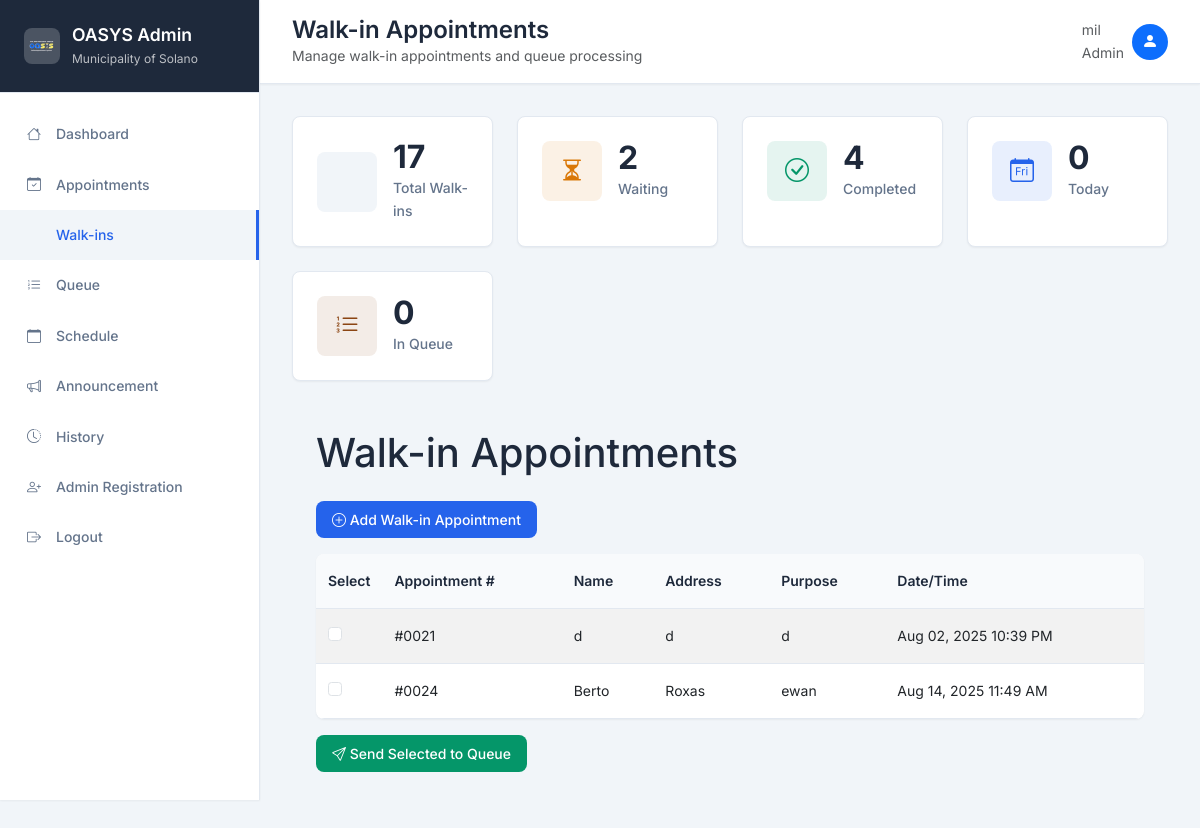
The app's page /admin/walk_in.php (signed in) with its own data.
### tables this page shows
CREATE TABLE `users`  (
  `id` int(11) NOT NULL AUTO_INCREMENT,
  `name` varchar(50) NOT NULL,
  `email` varchar(255) NOT NULL,
  `password` varchar(255) NOT NULL,
  `username` varchar(20) NOT NULL,
  `address` text NOT NULL,
  `barangay` varchar(50) NULL DEFAULT NULL,
  `created_at` timestamp(0) NOT NULL DEFAULT current_timestamp(0),
  `updated_at` timestamp(0) NOT NULL DEFAULT current_timestamp(0) ON UPDATE CURRENT_TIMESTAMP(0),
  `phone` varchar(20) NULL DEFAULT NULL,
  `message` varchar(255) NULL DEFAULT NULL,
  `role` enum('admin','mayor','user') NULL DEFAULT NULL,
  PRIMARY KEY (`id`) USING BTREE,
  UNIQUE INDEX `email`(`email`) USING BTREE,
  UNIQUE INDEX `idx_email_unique`(`email`) USING BTREE,
  UNIQUE INDEX `idx_username_unique`(`username`) USING BTREE
);

CREATE TABLE `walk_in`  (
  `id` int(11) NOT NULL AUTO_INCREMENT,
  `appointment_number` varchar(20) NOT NULL,
  `name` varchar(100) NOT NULL,
  `address` text NOT NULL,
  `purpose` varchar(255) NOT NULL,
  `created_at` timestamp(0) NOT NULL DEFAULT current_timestamp(0),
  `status` enum('Waiting','Complete') NULL DEFAULT NULL,
  PRIMARY KEY (`id`) USING BTREE,
  UNIQUE INDEX `appointment_number`(`appointment_number`) USING BTREE,
  INDEX `idx_walk_in_created_at`(`created_at`) USING BTREE
);

### admin/walk_in.php (the view, shortened to what this page needs)
<?php
include "connect.php";
$admin_name = "Admin";
$admin_role = "Administrator";
$admin_id = null;
if (isset($_SESSION['admin_id'])) {
    $admin_id = $_SESSION['admin_id'];
} elseif (isset($_SESSION['user_id']) && isset($_SESSION['role']) && in_array($_SESSION['role'], ['admin', 'mayor'])) {
    $admin_id = $_SESSION['user_id'];
}
if ($admin_id) {
    $stmt = $con->prepare("SELECT name, role FROM users WHERE id = ? AND role IN ('admin', 'mayor')");
    $stmt->bind_param("i", $admin_id);
    $stmt->execute();
    $result = $stmt->get_result();
    if ($admin = $result->fetch_assoc()) {
        $admin_name = $admin['name'];
        $admin_role = ucfirst($admin['role']);
    }
}
$walk_ins_query = "SELECT * FROM walk_in WHERE id NOT IN (SELECT walk_in_id FROM queue) AND status = 'waiting' ORDER BY created_at ASC";
$walk_ins_result = $con->query($walk_ins_query);
$total_walkins = 0;
$waiting_walkins = 0;
$complete_walkins = 0;
$today_walkins = 0;
$in_queue = 0;
$result = mysqli_query($con, "SELECT COUNT(*) as count FROM walk_in");
if ($result) $total_walkins = mysqli_fetch_row($result)[0];
$result = mysqli_query($con, "SELECT COUNT(*) as count FROM walk_in WHERE status = 'waiting'");
if ($result) $waiting_walkins = mysqli_fetch_row($result)[0];
$result = mysqli_query($con, "SELECT COUNT(*) as count FROM walk_in WHERE status = 'complete'");
if ($result) $complete_walkins = mysqli_fetch_row($result)[0];
$result = mysqli_query($con, "SELECT COUNT(*) as count FROM walk_in WHERE DATE(created_at) = CURDATE()");
if ($result) $today_walkins = mysqli_fetch_row($result)[0];
$queue_check = mysqli_query($con, "SHOW TABLES LIKE 'queue'");
if ($queue_check && mysqli_num_rows($queue_check) > 0) {
    $result = mysqli_query($con, "SELECT COUNT(*) as count FROM queue");
    if ($result) $in_queue = mysqli_fetch_row($result)[0];
}
?>
<!DOCTYPE html>
<html lang="en">
<head>
    <link href="https://cdn.jsdelivr.net/npm/bootstrap@5.3.0/dist/css/bootstrap.min.css" rel="stylesheet">
    <link rel="stylesheet" href="https://cdn.jsdelivr.net/npm/bootstrap-icons@1.10.0/font/bootstrap-icons.css">
</head>
<body>
    <div class="wrapper">
        <div class="sidebar" id="sidebar">
            <div class="sidebar-header">
                <div class="logo">
                    <div class="logo-icon">
                        <img src="../image/logo.png" alt="Logo" style="width: 32px; height: 32px; object-fit: contain;">
                    </div>
                    <div>
                        <h5>OASYS Admin</h5>
                        <div class="version">Municipality of Solano</div>
                    </div>
                </div>
            </div>
            <nav class="sidebar-nav">
                <a href="dashboard.php">
                    <i class="bi bi-house"></i>
                    Dashboard
                </a>
                <a href="appointment.php">
                    <i class="bi bi-calendar-check"></i>
                    Appointments
                </a>
                <a href="#" class="active">
                    Walk-ins
                </a>
                <a href="queue.php">
                    <i class="bi bi-list-ol"></i>
                    Queue
                </a>
                <a href="schedule.php">
                    <i class="bi bi-calendar"></i>
                    Schedule
                </a>
                <a href="announcement.php">
                    <i class="bi bi-megaphone"></i>
                    Announcement
                </a>
                <a href="history.php">
                    <i class="bi bi-clock-history"></i>
                    History
                </a>
                <a href="adminRegister.php">
                    <i class="bi bi-person-plus"></i>
                    Admin Registration
                </a>
                <a href="#">
                    <i class="bi bi-box-arrow-right"></i>
                    Logout
                </a>
            </nav>
        </div>
        <div class="main-content">
            <div class="topbar">
                <div class="d-flex justify-content-between align-items-center">
                    <div class="d-flex align-items-center">
                        <div>
                            <h1 class="page-title">Walk-in Appointments</h1>
                            <p class="text-muted mb-0 small d-none d-sm-block">Manage walk-in appointments and queue processing</p>
                        </div>
                    </div>
                    <div class="d-flex align-items-center">
                        <div class="d-none d-sm-inline me-2">
                            <div class="text-muted small"><?= htmlspecialchars($admin_name) ?></div>
                            <div class="text-muted small"><?= htmlspecialchars($admin_role) ?></div>
                        </div>
                        <div class="bg-primary text-white rounded-circle d-flex align-items-center justify-content-center" style="width: 36px; height: 36px;">
                            <i class="bi bi-person-fill"></i>
                        </div>
                    </div>
                </div>
            </div>
            <div class="content">
                <div class="stats-grid">
                    <div class="stats-card">
                        <div class="stats-card-content">
                            <div class="stats-icon">
                            </div>
                            <div class="stats-info">
                                <div class="stats-number"><?= $total_walkins ?></div>
                                <div class="stats-label">Total Walk-ins</div>
                            </div>
                        </div>
                    </div>
                    <div class="stats-card">
                        <div class="stats-card-content">
                            <div class="stats-icon" style="background: rgba(217, 119, 6, 0.1); color: var(--warning);">
                                <i class="bi bi-hourglass-split"></i>
                            </div>
                            <div class="stats-info">
                                <div class="stats-number"><?= $waiting_walkins ?></div>
                                <div class="stats-label">Waiting</div>
                            </div>
                        </div>
                    </div>
                    <div class="stats-card">
                        <div class="stats-card-content">
                            <div class="stats-icon" style="background: rgba(5, 150, 105, 0.1); color: var(--success);">
                                <i class="bi bi-check-circle"></i>
                            </div>
                            <div class="stats-info">
                                <div class="stats-number"><?= $complete_walkins ?></div>
                                <div class="stats-label">Completed</div>
                            </div>
                        </div>
                    </div>
                    <div class="stats-card">
                        <div class="stats-card-content">
                            <div class="stats-icon" style="background: rgba(37, 99, 235, 0.1); color: var(--accent);">
                                <i class="bi bi-calendar-day"></i>
                            </div>
                            <div class="stats-info">
                                <div class="stats-number"><?= $today_walkins ?></div>
                                <div class="stats-label">Today</div>
                            </div>
                        </div>
                    </div>
                    <div class="stats-card">
                        <div class="stats-card-content">
                            <div class="stats-icon" style="background: rgba(139, 69, 19, 0.1); color: #8b4513;">
                                <i class="bi bi-list-ol"></i>
                            </div>
                            <div class="stats-info">
                                <div class="stats-number"><?= $in_queue ?></div>
                                <div class="stats-label">In Queue</div>
                            </div>
                        </div>
                    </div>
                </div>
                <div class="container-fluid">
    <div class="row">
        <div class="col-md-9 ms-sm-auto col-lg-10 px-md-4 main-content">
            <h1 class="mb-4 mt-3">Walk-in Appointments</h1>
            <button type="button" class="btn btn-primary mb-3" data-bs-toggle="modal" data-bs-target="#addWalkInModal">
                <i class="bi bi-plus-circle"></i> Add Walk-in Appointment
            </button>
            <form method="post" action="walk_in.php">
                <div class="table-responsive">
                    <table class="table table-striped table-hover">
                        <thead class="table-dark">
                            <tr>
                                <th width="50px">Select</th>
                                <th>Appointment #</th>
                                <th>Name</th>
                                <th>Address</th>
                                <th>Purpose</th>
                                <th>Date/Time</th>
                            </tr>
                        </thead>
                        <tbody>
                            <?php if ($walk_ins_result->num_rows > 0): ?>
                                <?php while($walk_in = $walk_ins_result->fetch_assoc()): ?>
                                <tr>
                                    <td>
                                        <div class="form-check">
                                            <input class="form-check-input row-checkbox" type="checkbox"
                                                   name="selected_walkins[]" value="<?= $walk_in['id'] ?>">
                                        </div>
                                    </td>
                                    <td><?= $walk_in['appointment_number'] ?></td>
                                    <td><?= $walk_in['name'] ?></td>
                                    <td><?= $walk_in['address'] ?></td>
                                    <td><?= $walk_in['purpose'] ?></td>
                                    <td><?= date('M d, Y h:i A', strtotime($walk_in['created_at'])) ?></td>
                                </tr>
                                <?php endwhile; ?>
                            <?php else: ?>
                                <tr>
                                    <td colspan="6" class="text-center">No walk-in appointments found</td>
                                </tr>
                            <?php endif; ?>
                        </tbody>
                    </table>
                </div>
                <?php if ($walk_ins_result->num_rows > 0): ?>
                <button type="submit" name="send_to_queue" class="btn btn-success mt-3">
                    <i class="bi bi-send"></i> Send Selected to Queue
                </button>
                <?php endif; ?>
            </form>
        </div>
    </div>
</div>
</body>
</html>

### admin/walk_in.php (style rules this page uses)
:root { --primary: #1e293b; --secondary: #64748b; --accent: #2563eb; --success: #059669; --warning: #d97706; --danger: #dc2626; --light: #f8fafc; --lighter: #f1f5f9; --dark: #0f172a; --border: #e2e8f0; --text-primary: #1e293b; --text-secondary: #64748b; --text-muted: #94a3b8; --shadow-sm: 0 1px 2px 0 rgb(0 0 0 / 0.05); --shadow-md: 0 4px 6px -1px rgb(0 0 0 / 0.1), 0 2px 4px -2px rgb(0 0 0 / 0.1); --shadow-lg: 0 10px 15px -3px rgb(0 0 0 / 0.1), 0 4px 6px -4px rgb(0 0 0 / 0.1); --radius: 8px; }
* { margin: 0; padding: 0; box-sizing: border-box; }
body { font-family: 'Inter', -apple-system, BlinkMacSystemFont, sans-serif; background-color: var(--lighter); color: var(--text-primary); line-height: 1.6; }
.wrapper { display: flex; min-height: 100vh; }
.sidebar { width: 260px; background: white; border-right: 1px solid var(--border); position: fixed; height: 100vh; z-index: 1000; box-shadow: var(--shadow-sm); transition: transform 0.3s ease; overflow-y: auto; }
.sidebar-header { padding: 1.5rem; border-bottom: 1px solid var(--border); background: var(--primary); color: white; position: sticky; top: 0; z-index: 10; }
.sidebar-header .logo { display: flex; align-items: center; gap: 0.75rem; }
.sidebar-header .logo-icon { width: 36px; height: 36px; background: rgba(255, 255, 255, 0.2); border-radius: 8px; display: flex; align-items: center; justify-content: center; font-size: 1.2rem; color: white; }
.sidebar-header h5 { font-weight: 600; font-size: 1.1rem; margin: 0; }
.sidebar-header .version { font-size: 0.75rem; opacity: 0.7; margin-top: 0.25rem; }
.sidebar-nav { padding: 1rem 0; }
.sidebar-nav a { display: flex; align-items: center; padding: 0.875rem 1.5rem; color: var(--text-secondary); text-decoration: none; font-size: 0.875rem; font-weight: 500; transition: all 0.2s ease; border: none; background: transparent; position: relative; }
.sidebar-nav a:hover, .sidebar-nav a.active { background: var(--lighter); color: var(--accent); }
.sidebar-nav a.active::before { content: ''; position: absolute; right: 0; top: 0; bottom: 0; width: 3px; background: var(--accent); }
.sidebar-nav a i { width: 20px; margin-right: 0.75rem; text-align: center; }
.main-content { margin-left: 260px; flex: 1; min-height: 100vh; width: calc(100% - 260px); }
.topbar { background: white; border-bottom: 1px solid var(--border); padding: 1rem 2rem; box-shadow: var(--shadow-sm); position: sticky; top: 0; z-index: 500; }
.content { padding: 2rem; }
.page-title { font-size: 1.5rem; font-weight: 600; color: var(--text-primary); margin: 0; }
.stats-grid { display: grid; grid-template-columns: repeat(auto-fit, minmax(200px, 1fr)); gap: 1.5rem; margin-bottom: 2rem; }
.stats-card { background: white; border-radius: var(--radius); padding: 1.5rem; box-shadow: var(--shadow-sm); border: 1px solid var(--border); transition: all 0.3s ease; }
.stats-card-content { display: flex; align-items: center; }
.stats-icon { width: 60px; height: 60px; border-radius: var(--radius); display: flex; align-items: center; justify-content: center; margin-right: 1rem; font-size: 1.5rem; background: var(--lighter); color: var(--accent); flex-shrink: 0; }
.stats-info { flex: 1; min-width: 0; }
.stats-number { font-size: 2rem; font-weight: 700; color: var(--text-primary); line-height: 1; margin-bottom: 0.25rem; }
.stats-label { font-size: 0.875rem; color: var(--text-secondary); font-weight: 500; }
.table { background: white; border-radius: var(--radius); overflow: hidden; box-shadow: var(--shadow-sm); margin: 0; }
.table thead th { background: var(--light); border-bottom: 1px solid var(--border); font-weight: 600; font-size: 0.875rem; color: var(--text-primary); padding: 1rem 0.75rem; border-top: none; }
.table tbody td { padding: 0.875rem 0.75rem; border-bottom: 1px solid var(--border); font-size: 0.875rem; vertical-align: middle; }
.table-responsive { border-radius: var(--radius); overflow: hidden; box-shadow: var(--shadow-sm); }
.btn { border-radius: var(--radius); font-weight: 500; padding: 0.5rem 1rem; font-size: 0.875rem; transition: all 0.2s ease; border: none; }
.btn-primary { background-color: var(--accent); border-color: var(--accent); }
.btn-success { background-color: var(--success); border-color: var(--success); }

### records on screen
users: name "mil", role "Admin"
walk_in: appointment_number "#0021", name "d", address "d", purpose "d", created_at "Aug 02, 2025 10:39 PM"
walk_in: appointment_number "#0024", name "Berto", address "Roxas", purpose "ewan", created_at "Aug 14, 2025 11:49 AM"

### other values on screen
$total_walkins "17"
$waiting_walkins "2"
$complete_walkins "4"
$today_walkins "0"
$in_queue "0"
